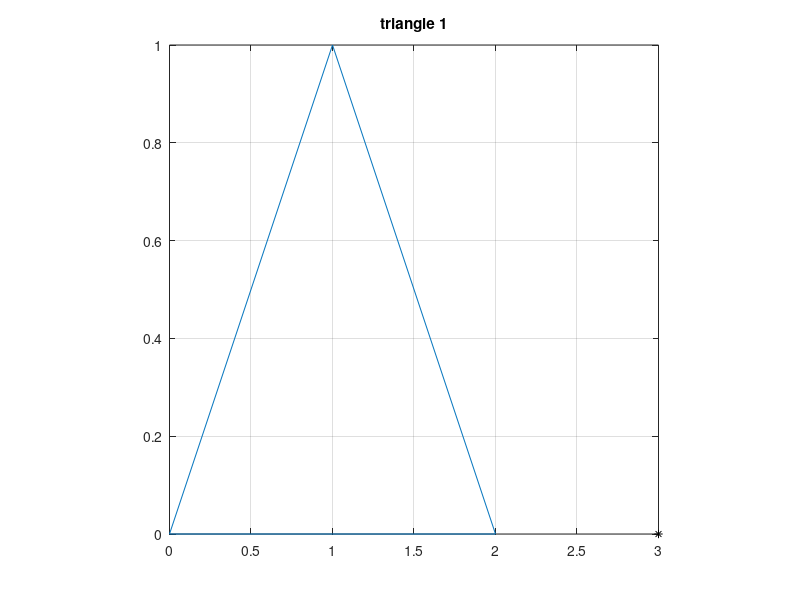

The MATLAB source for this figure: (Note: this script raises an error after producing the figure.)
% Create triangles
triangle1 = [0, 1, 2; 0, 1, 0];
triangle2 = [5, 6, 8; 0, -0.5, 0];
triangle2 = [5; 0];

indices = [1, 2, 3, 1];
point = [3; 0];

% Plot configuration
figure(1);
plot(triangle1(1, indices), triangle1(2, indices)); hold on;
%plot(triangle2(1, indices), triangle2(2,indices)); hold on;
plot(point(1), point(2), 'k*'); hold off;
axis square; grid on;
title('triangle 1')

% ClosestPointonTriangleToPoint Test
fprintf('ClosestPointonTriangleToPoint Test:\n');

[p1, voronoi1, edge1] = ClosestPointOnTriangleToPoint(triangle1, point);
fprintf('Closest point triangl 1:\n');
p1

%[p2, voronoi2, edge2] = ClosestPointOnTriangleToPoint(triangle2, point);
%fprintf('Closest point triangl 2:\n');
%p2

% GJK test
fprintf('ClosestPointonTriangleToOrigin Test:\n');

distance = GJK(triangle1, triangle2);
fprintf('Distance between triangle 1 and triangle 2 is %d', distance);